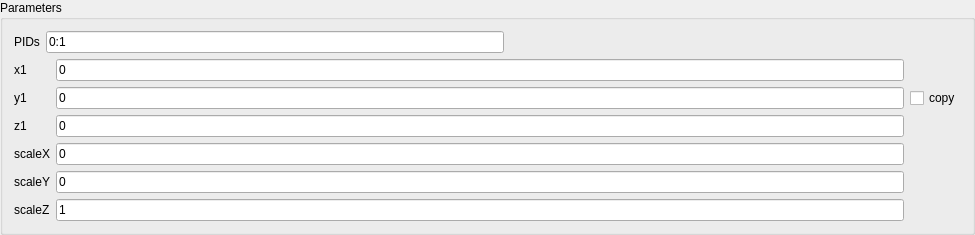
<?xml version="1.0" encoding="UTF-8"?>
<ui version="4.0">
 <class>ScaleWidget</class>
 <widget class="QWidget" name="ScaleWidget">
  <property name="geometry">
   <rect>
    <x>0</x>
    <y>0</y>
    <width>975</width>
    <height>212</height>
   </rect>
  </property>
  <property name="windowTitle">
   <string>ScaleWidget</string>
  </property>
  <layout class="QVBoxLayout" name="verticalLayout">
   <property name="spacing">
    <number>0</number>
   </property>
   <property name="leftMargin">
    <number>0</number>
   </property>
   <property name="topMargin">
    <number>0</number>
   </property>
   <property name="rightMargin">
    <number>0</number>
   </property>
   <property name="bottomMargin">
    <number>0</number>
   </property>
   <item>
    <widget class="QGroupBox" name="groupBox">
     <property name="title">
      <string>Parameters</string>
     </property>
     <layout class="QVBoxLayout" name="verticalLayout_2">
      <item>
       <layout class="QHBoxLayout" name="horizontalLayout">
        <item>
         <widget class="QLabel" name="label_2">
          <property name="text">
           <string>PIDs</string>
          </property>
         </widget>
        </item>
        <item>
         <widget class="QLineEdit" name="lineEdit_PIDs">
          <property name="text">
           <string>0:1</string>
          </property>
         </widget>
        </item>
        <item>
         <spacer name="horizontalSpacer">
          <property name="orientation">
           <enum>Qt::Horizontal</enum>
          </property>
          <property name="sizeHint" stdset="0">
           <size>
            <width>37</width>
            <height>17</height>
           </size>
          </property>
         </spacer>
        </item>
       </layout>
      </item>
      <item>
       <layout class="QGridLayout" name="gridLayout_2">
        <item row="1" column="2">
         <widget class="QCheckBox" name="checkBox">
          <property name="text">
           <string>copy</string>
          </property>
         </widget>
        </item>
        <item row="1" column="0">
         <widget class="QLabel" name="label_12">
          <property name="text">
           <string>y1</string>
          </property>
         </widget>
        </item>
        <item row="5" column="0">
         <widget class="QLabel" name="label_4">
          <property name="text">
           <string>scaleZ</string>
          </property>
         </widget>
        </item>
        <item row="2" column="0">
         <widget class="QLabel" name="label_10">
          <property name="text">
           <string>z1</string>
          </property>
         </widget>
        </item>
        <item row="5" column="1">
         <widget class="QLineEdit" name="lineEdit_axisz">
          <property name="text">
           <string>1</string>
          </property>
         </widget>
        </item>
        <item row="3" column="0">
         <widget class="QLabel" name="label">
          <property name="text">
           <string>scaleX</string>
          </property>
         </widget>
        </item>
        <item row="4" column="0">
         <widget class="QLabel" name="label_3">
          <property name="text">
           <string>scaleY</string>
          </property>
         </widget>
        </item>
        <item row="2" column="1">
         <widget class="QLineEdit" name="lineEdit_z1">
          <property name="text">
           <string>0</string>
          </property>
         </widget>
        </item>
        <item row="4" column="1">
         <widget class="QLineEdit" name="lineEdit_axisy">
          <property name="text">
           <string>0</string>
          </property>
         </widget>
        </item>
        <item row="0" column="1">
         <widget class="QLineEdit" name="lineEdit_x1">
          <property name="text">
           <string>0</string>
          </property>
         </widget>
        </item>
        <item row="3" column="1">
         <widget class="QLineEdit" name="lineEdit_axisx">
          <property name="text">
           <string>0</string>
          </property>
         </widget>
        </item>
        <item row="1" column="1">
         <widget class="QLineEdit" name="lineEdit_y1">
          <property name="text">
           <string>0</string>
          </property>
         </widget>
        </item>
        <item row="0" column="0">
         <widget class="QLabel" name="label_9">
          <property name="text">
           <string>x1</string>
          </property>
         </widget>
        </item>
       </layout>
      </item>
     </layout>
    </widget>
   </item>
  </layout>
 </widget>
 <layoutdefault spacing="6" margin="11"/>
 <resources/>
 <connections/>
</ui>
